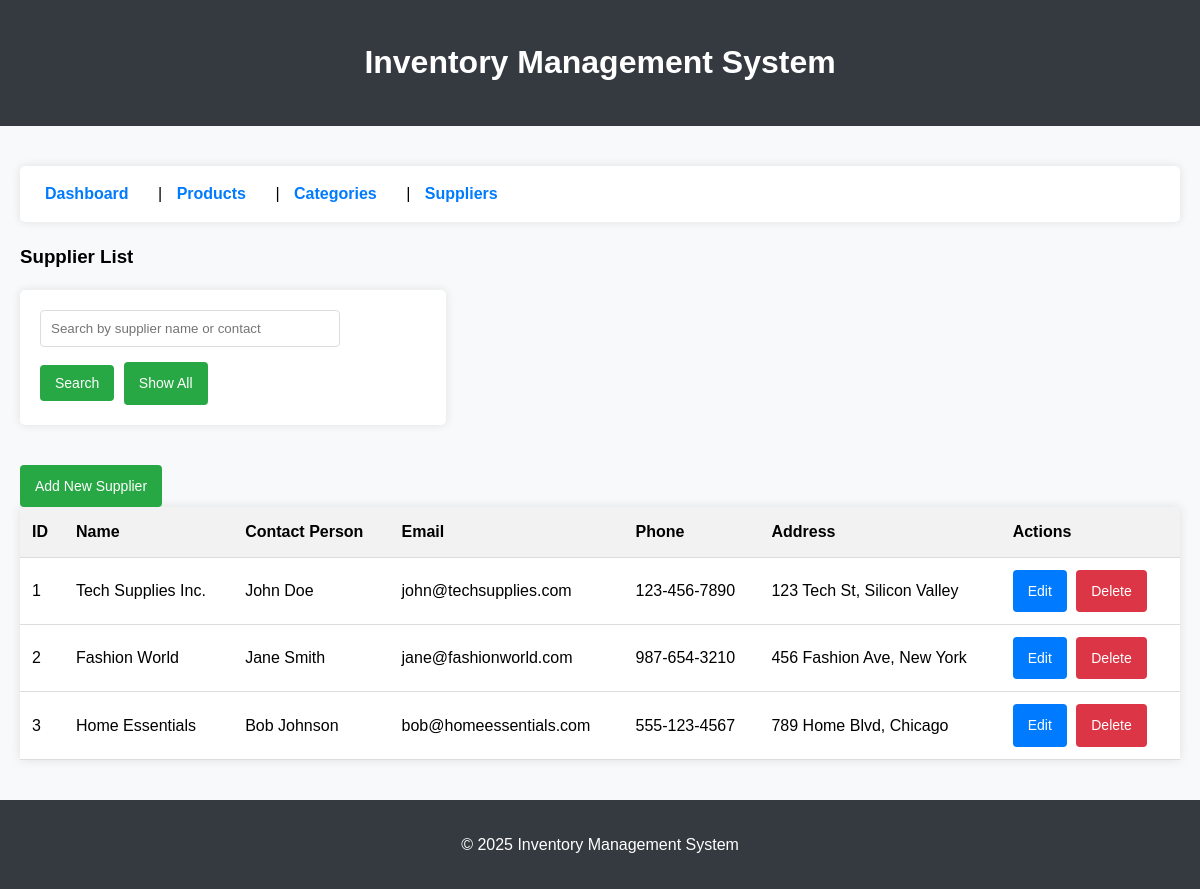
Page /?page=suppliers on the committed database.
### tables this page shows
CREATE TABLE suppliers (
    id INT AUTO_INCREMENT PRIMARY KEY,
    name VARCHAR(100) NOT NULL,
    contact_person VARCHAR(100),
    email VARCHAR(100),
    phone VARCHAR(15),
    address TEXT
);

### config/db.php (called while the page is built, shortened)
<?php
class Database {
    private $host = "localhost";
    private $username = "root";
    private $password = "new_password";
    private $dbname = "inventory_db";
    public function __construct() {
        try {
            $this->conn = new PDO("mysql:host=$this->host;dbname=$this->dbname", $this->username, $this->password);
        } catch (PDOException $e) {
            echo "Connection failed: " . $e->getMessage();
        }
    }
}
?>

### class/Supplier.php (called while the page is built, shortened)
<?php
require_once 'config/db.php';
class Supplier {
    private $db;
    public function __construct() {
        $this->db = (new Database())->conn;
    }
    public function getAllSuppliers() {
        $stmt = $this->db->query("SELECT * FROM suppliers");
        return $stmt->fetchAll(PDO::FETCH_ASSOC);
    }
}
?>

### view/suppliers.php (the view, shortened to what this page needs)
<h3>Supplier List</h3>
<div class="search-form">
    <form method="GET" action="?page=suppliers">
        <input type="text" name="search" placeholder="Search by supplier name or contact" value="<?= isset($_GET['search']) ? htmlspecialchars($_GET['search']) : '' ?>">
        <button type="submit">Search</button>
        <a href="?page=suppliers" class="button">Show All</a>
    </form>
</div>
<a href="?page=supplier_form" class="button">Add New Supplier</a>
<table>
    <tr>
        <th>ID</th>
        <th>Name</th>
        <th>Contact Person</th>
        <th>Email</th>
        <th>Phone</th>
        <th>Address</th>
        <th>Actions</th>
    </tr>
    <?php
    $suppliers = isset($_GET['search']) ? $supplier->searchSuppliers($_GET['search']) : $supplier->getAllSuppliers();
    if (count($suppliers) > 0):
        foreach ($suppliers as $s):
    ?>
    <tr>
        <td><?= $s['id'] ?></td>
        <td><?= htmlspecialchars($s['name']) ?></td>
        <td><?= htmlspecialchars($s['contact_person']) ?></td>
        <td><?= htmlspecialchars($s['email']) ?></td>
        <td><?= htmlspecialchars($s['phone']) ?></td>
        <td><?= htmlspecialchars($s['address']) ?></td>
        <td>
            <a href="?page=supplier_form&id=<?= $s['id'] ?>" class="button button-edit">Edit</a>
            <a href="?page=suppliers&delete=<?= $s['id'] ?>" class="button button-delete" onclick="return confirm('Are you sure you want to delete this supplier?')">Delete</a>
        </td>
    </tr>
    <?php
        endforeach;
    else:
    ?>
    <tr>
        <td colspan="7">No suppliers found</td>
    </tr>
    <?php endif; ?>
</table>

### style.css (style rules this page uses)
body { font-family: Arial, sans-serif; margin: 0; padding: 0; line-height: 1.6; background-color: #f8f9fa; }
table { width: 100%; border-collapse: collapse; margin-bottom: 20px; background-color: white; box-shadow: 0 0 10px rgba(0, 0, 0, 0.1); }
table th, table td { padding: 12px; text-align: left; border-bottom: 1px solid #ddd; }
table th { background-color: #f2f2f2; font-weight: bold; }
form { margin-bottom: 20px; background-color: white; padding: 20px; border-radius: 5px; box-shadow: 0 0 10px rgba(0, 0, 0, 0.1); }
form input, form select, form textarea { width: 100%; padding: 10px; margin-bottom: 15px; border: 1px solid #ddd; border-radius: 4px; box-sizing: border-box; }
button, .button { background-color: #28a745; color: white; padding: 10px 15px; border: none; border-radius: 4px; cursor: pointer; text-decoration: none; display: inline-block; margin-right: 5px; font-size: 14px; }
.button-edit { background-color: #007bff; }
.button-delete { background-color: #dc3545; }
.search-form { margin-bottom: 20px; display: flex; align-items: center; }
.search-form input { flex: 1; max-width: 300px; margin-right: 10px; padding: 10px; border: 1px solid #ddd; border-radius: 4px; }

### rows in the picture
suppliers: id "1", name "Tech Supplies Inc.", contact_person "John Doe", email "john@techsupplies.com", phone "123-456-7890", address "123 Tech St, Silicon Valley"
suppliers: id "2", name "Fashion World", contact_person "Jane Smith", email "jane@fashionworld.com", phone "987-654-3210", address "456 Fashion Ave, New York"
suppliers: id "3", name "Home Essentials", contact_person "Bob Johnson", email "bob@homeessentials.com", phone "555-123-4567", address "789 Home Blvd, Chicago"
